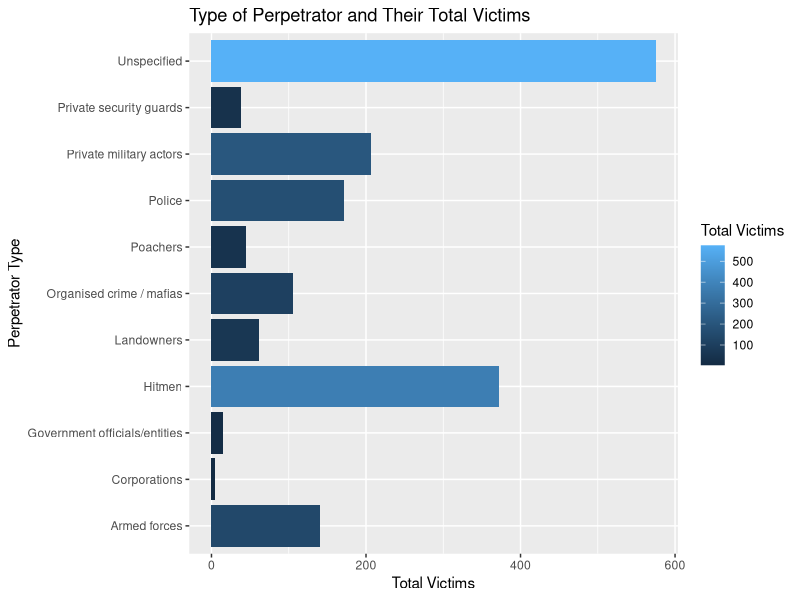

Write the R code that produced this figure.
library("ggplot2")
library("tidyverse")
library("dplyr")
library("RColorBrewer")

#This data includes the amount of the type of perpetrators that led to the deaths of victims.
#It is included to let us know what type of perpetrators that led to the downfall of victims
#and if there is a correlation on the type.

gw_data <- read.csv("global_witness_led_22-09-22.csv", stringsAsFactors = FALSE)

perp_victems <- gw_data %>% 
  group_by(perpetrator_type) %>% 
  summarize(total_victims = sum(number_of_victims, na.rm = TRUE))

ggplot(perp_victems, aes(x = perpetrator_type, y = total_victims, fill = total_victims )) +
  labs(title = "Type of Perpetrator and Their Total Victims",
       x = "Perpetrator Type",
       y = "Total Victims",
       fill = "Total Victims") +
  geom_bar(stat = "identity") +
  coord_flip()

# The data reveals that corporations have the smallest amount of victems and that (besides unknown)
# hitman have led to the most amount of victims. 

